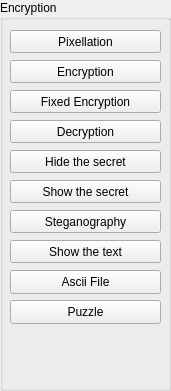
   <widget class="QGroupBox" name="groupBoxEncryption">
    <property name="geometry">
     <rect>
      <x>1130</x>
      <y>10</y>
      <width>171</width>
      <height>391</height>
     </rect>
    </property>
    <property name="title">
     <string>Encryption</string>
    </property>
    <widget class="QPushButton" name="pushButtonPixellation">
     <property name="geometry">
      <rect>
       <x>10</x>
       <y>30</y>
       <width>151</width>
       <height>23</height>
      </rect>
     </property>
     <property name="toolTip">
      <string>&lt;html&gt;&lt;head/&gt;&lt;body&gt;&lt;p&gt;Pixelates the image&lt;/p&gt;&lt;/body&gt;&lt;/html&gt;</string>
     </property>
     <property name="text">
      <string>Pixellation</string>
     </property>
    </widget>
    <widget class="QPushButton" name="pushButtonEncryption">
     <property name="geometry">
      <rect>
       <x>10</x>
       <y>60</y>
       <width>151</width>
       <height>23</height>
      </rect>
     </property>
     <property name="toolTip">
      <string>&lt;html&gt;&lt;head/&gt;&lt;body&gt;&lt;p&gt;Encrypts an image with a configurable line offset from 0 to 20&lt;/p&gt;&lt;/body&gt;&lt;/html&gt;</string>
     </property>
     <property name="text">
      <string>Encryption</string>
     </property>
    </widget>
    <widget class="QPushButton" name="pushButtonFixedEncryption">
     <property name="geometry">
      <rect>
       <x>10</x>
       <y>90</y>
       <width>151</width>
       <height>23</height>
      </rect>
     </property>
     <property name="toolTip">
      <string>&lt;html&gt;&lt;head/&gt;&lt;body&gt;&lt;p&gt;Encrypts an image with rows shifted from random numbers calculated from a fixed &amp;quot;seed&amp;quot; from 10 to 100&lt;/p&gt;&lt;/body&gt;&lt;/html&gt;</string>
     </property>
     <property name="text">
      <string>Fixed Encryption</string>
     </property>
    </widget>
    <widget class="QPushButton" name="pushButtonDecryption">
     <property name="geometry">
      <rect>
       <x>10</x>
       <y>120</y>
       <width>151</width>
       <height>23</height>
      </rect>
     </property>
     <property name="toolTip">
      <string>&lt;html&gt;&lt;head/&gt;&lt;body&gt;&lt;p&gt;Encrypts an image with rows shifted from random numbers calculated from a fixed &amp;quot;seed&amp;quot; from 10 to 100&lt;/p&gt;&lt;/body&gt;&lt;/html&gt;</string>
     </property>
     <property name="text">
      <string>Decryption</string>
     </property>
    </widget>
    <widget class="QPushButton" name="pushButtonHideSecret">
     <property name="geometry">
      <rect>
       <x>10</x>
       <y>150</y>
       <width>151</width>
       <height>23</height>
      </rect>
     </property>
     <property name="toolTip">
      <string>&lt;html&gt;&lt;head/&gt;&lt;body&gt;&lt;p&gt;Hides the secret  monochrome image into the image&lt;/p&gt;&lt;/body&gt;&lt;/html&gt;</string>
     </property>
     <property name="text">
      <string>Hide the secret</string>
     </property>
    </widget>
    <widget class="QPushButton" name="pushButtonShowSecret">
     <property name="geometry">
      <rect>
       <x>10</x>
       <y>180</y>
       <width>151</width>
       <height>23</height>
      </rect>
     </property>
     <property name="toolTip">
      <string>&lt;html&gt;&lt;head/&gt;&lt;body&gt;&lt;p&gt;Shows a secret  monochrome image from the image&lt;/p&gt;&lt;/body&gt;&lt;/html&gt;</string>
     </property>
     <property name="text">
      <string>Show the secret</string>
     </property>
    </widget>
    <widget class="QPushButton" name="pushButtonSteganography">
     <property name="geometry">
      <rect>
       <x>10</x>
       <y>210</y>
       <width>151</width>
       <height>23</height>
      </rect>
     </property>
     <property name="toolTip">
      <string>&lt;html&gt;&lt;head/&gt;&lt;body&gt;&lt;p&gt;Hides the secret message into the image (Steganography)&lt;/p&gt;&lt;/body&gt;&lt;/html&gt;</string>
     </property>
     <property name="text">
      <string>Steganography</string>
     </property>
    </widget>
    <widget class="QPushButton" name="pushButtonShowText">
     <property name="geometry">
      <rect>
       <x>10</x>
       <y>240</y>
       <width>151</width>
       <height>23</height>
      </rect>
     </property>
     <property name="toolTip">
      <string>&lt;html&gt;&lt;head/&gt;&lt;body&gt;&lt;p&gt;Shows the secret message into the image&lt;/p&gt;&lt;/body&gt;&lt;/html&gt;</string>
     </property>
     <property name="text">
      <string>Show the text</string>
     </property>
    </widget>
    <widget class="QPushButton" name="pushButtonAsciiFile">
     <property name="geometry">
      <rect>
       <x>10</x>
       <y>270</y>
       <width>151</width>
       <height>24</height>
      </rect>
     </property>
     <property name="toolTip">
      <string>&lt;html&gt;&lt;head/&gt;&lt;body&gt;&lt;p&gt;Converts the image to ASCII text to save as a text file (.txt)&lt;/p&gt;&lt;/body&gt;&lt;/html&gt;</string>
     </property>
     <property name="text">
      <string>Ascii File</string>
     </property>
    </widget>
    <widget class="QPushButton" name="pushButtonPuzzle">
     <property name="geometry">
      <rect>
       <x>10</x>
       <y>300</y>
       <width>151</width>
       <height>24</height>
      </rect>
     </property>
     <property name="toolTip">
      <string>&lt;html&gt;&lt;head/&gt;&lt;body&gt;&lt;p&gt;Displays a puzzle of the image&lt;/p&gt;&lt;/body&gt;&lt;/html&gt;</string>
     </property>
     <property name="text">
      <string>Puzzle</string>
     </property>
    </widget>
   </widget>
